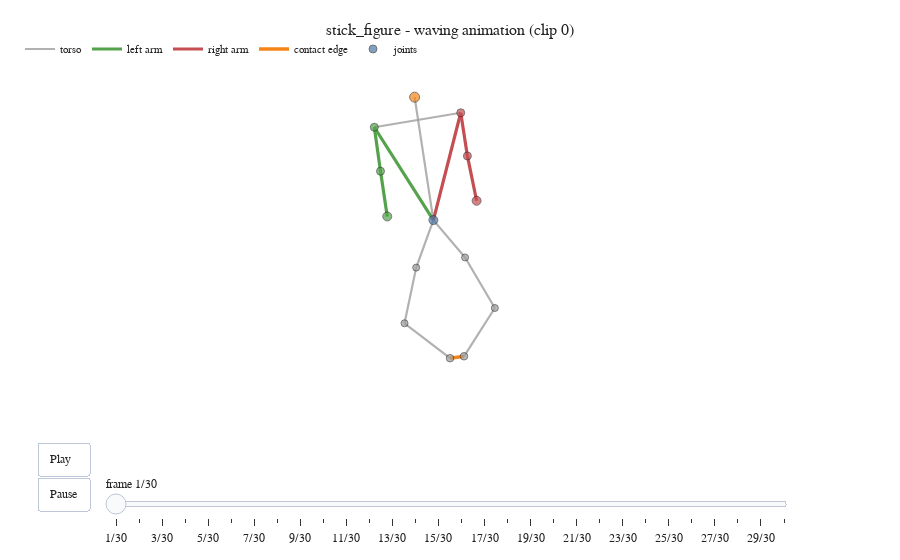
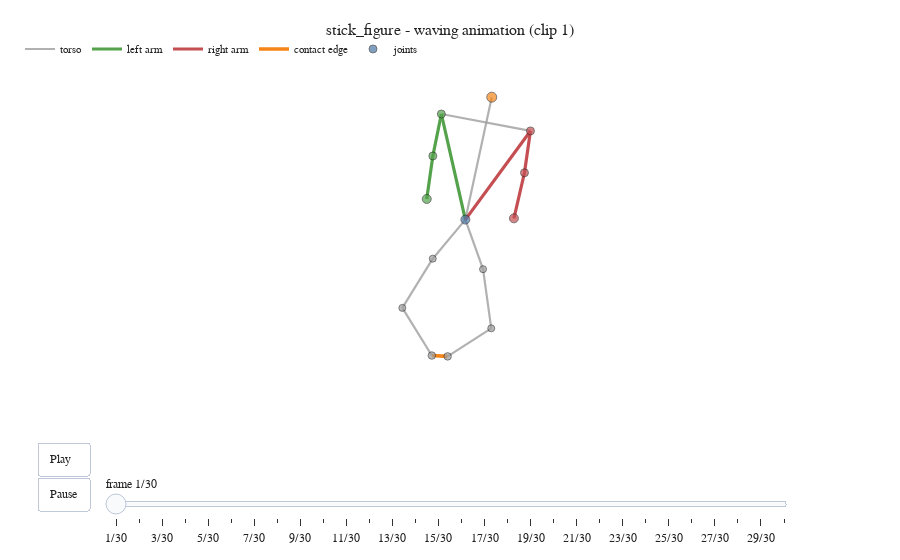
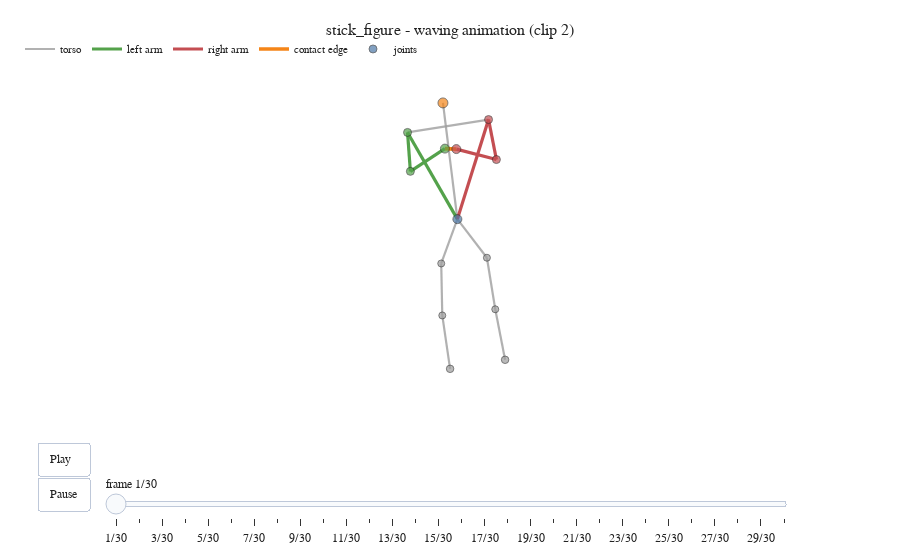

Write notebook code for charts like these, in order.
### Code cell
# Render a few stick-figure clips from the real processed data.
if DATASET_NAME in {"stick_figure", "sticky_hips"}:
    from time_to_explain.visualization import animate_stick_figure
    from time_to_explain.data.io import load_processed_dataset

    bundle = load_processed_dataset(paths.ml_csv if "paths" in globals() else DATASET_NAME)
    clip_ids = [0, 1, 2]
    for clip_id in clip_ids:
        try:
            animate_stick_figure(bundle, clip_id=clip_id, show=SHOW)
        except ValueError as exc:
            print(f"Skip clip {clip_id}: {exc}")
else:
    print("Set DATASET_NAME = 'stick_figure' or 'sticky_hips' to render stick-figure animations.")

### Figure 1 — Plotly figure (JSON) as saved in the notebook; plotly's stock layout.template omitted (floating-point values rounded to 4 significant figures)
{"data": [{"hoverinfo": "skip", "line": {"color": "rgba(158,158,158,0.800)", "width": 2.2}, "mode": "lines", "name": "torso", "showlegend": true, "type": "scatter", "x": [0.1879, 0.04663, null, -0.2567, 0.3939, null, 0.1879, 0.0584, null, 0.1879, 0.4266, null, 0.0584, -0.02933, null, -0.02933, 0.3134, null, 0.4266, 0.6507, null, 0.6507, 0.4185, null], "y": [-0.07099, 0.8546, null, 0.6282, 0.7373, null, -0.07099, -0.4287, null, -0.07099, -0.3521, null, -0.4287, -0.8476, null, -0.8476, -1.111, null, -0.3521, -0.7326, null, -0.7326, -1.096, null]}, {"hoverinfo": "skip", "line": {"color": "#54A24B", "width": 3.2}, "mode": "lines", "name": "left arm", "showlegend": true, "type": "scatter", "x": [0.1879, -0.2567, null, -0.2567, -0.2102, null, -0.2102, -0.1594, null], "y": [-0.07099, 0.6282, null, 0.6282, 0.2972, null, 0.2972, -0.04335, null]}, {"hoverinfo": "skip", "line": {"color": "#C44E52", "width": 3.2}, "mode": "lines", "name": "right arm", "showlegend": true, "type": "scatter", "x": [0.1879, 0.3939, null, 0.3939, 0.4441, null, 0.4441, 0.5134, null], "y": [-0.07099, 0.7373, null, 0.7373, 0.4123, null, 0.4123, 0.07458, null]}, {"hoverinfo": "skip", "line": {"color": "#F58518", "dash": "solid", "width": 3.6}, "mode": "lines", "name": "contact edge", "showlegend": true, "type": "scatter", "x": [0.3134, 0.4185, null], "y": [-1.111, -1.096, null]}, {"hoverinfo": "skip", "marker": {"color": ["#4C78A8", "#F58518", "#54A24B", "#C44E52", "#9E9E9E", "#9E9E9E", "#54A24B", "#C44E52", "#9E9E9E", "#9E9E9E", "#54A24B", "#C44E52", "#9E9E9E", "#9E9E9E"], "line": {"color": "#222222", "width": 0.8}, "size": [9, 10, 8, 8, 7, 7, 8, 8, 7, 7, 9, 9, 7.5, 7.5]}, "mode": "markers", "name": "joints", "showlegend": true, "type": "scatter", "x": [0.1879, 0.04663, -0.2567, 0.3939, 0.0584, 0.4266, -0.2102, 0.4441, -0.02933, 0.6507, -0.1594, 0.5134, 0.3134, 0.4185], "y": [-0.07099, 0.8546, 0.6282, 0.7373, -0.4287, -0.3521, 0.2972, 0.4123, -0.8476, -0.7326, -0.04335, 0.07458, -1.111, -1.096]}], "layout": {"legend": {"orientation": "h", "x": 0, "y": 1.02, "yanchor": "bottom"}, "margin": {"b": 60, "l": 20, "r": 20, "t": 70}, "sliders": [{"active": 0, "currentvalue": {"prefix": "frame "}, "len": 0.8, "pad": {"b": 10, "t": 50}, "steps": [{"args": [["0"], {"frame": {"duration": 160, "redraw": true}, "mode": "immediate", "transition": {"duration": 0}}], "label": "1/30", "method": "animate"}, {"args": [["1"], {"frame": {"duration": 160, "redraw": true}, "mode": "immediate", "transition": {"duration": 0}}], "label": "2/30", "method": "animate"}, {"args": [["2"], {"frame": {"duration": 160, "redraw": true}, "mode": "immediate", "transition": {"duration": 0}}], "label": "3/30", "method": "animate"}, {"args": [["3"], {"frame": {"duration": 160, "redraw": true}, "mode": "immediate", "transition": {"duration": 0}}], "label": "4/30", "method": "animate"}, {"args": [["4"], {"frame": {"duration": 160, "redraw": true}, "mode": "immediate", "transition": {"duration": 0}}], "label": "5/30", "method": "animate"}, {"args": [["5"], {"frame": {"duration": 160, "redraw": true}, "mode": "immediate", "transition": {"duration": 0}}], "label": "6/30", "method": "animate"}, {"args": [["6"], {"frame": {"duration": 160, "redraw": true}, "mode": "immediate", "transition": {"duration": 0}}], "label": "7/30", "method": "animate"}, {"args": [["7"], {"frame": {"duration": 160, "redraw": true}, "mode": "immediate", "transition": {"duration": 0}}], "label": "8/30", "method": "animate"}, {"args": [["8"], {"frame": {"duration": 160, "redraw": true}, "mode": "immediate", "transition": {"duration": 0}}], "label": "9/30", "method": "animate"}, {"args": [["9"], {"frame": {"duration": 160, "redraw": true}, "mode": "immediate", "transition": {"duration": 0}}], "label": "10/30", "method": "animate"}, {"args": [["10"], {"frame": {"duration": 160, "redraw": true}, "mode": "immediate", "transition": {"duration": 0}}], "label": "11/30", "method": "animate"}, {"args": [["11"], {"frame": {"duration": 160, "redraw": true}, "mode": "immediate", "transition": {"duration": 0}}], "label": "12/30", "method": "animate"}, {"args": [["12"], {"frame": {"duration": 160, "redraw": true}, "mode": "immediate", "transition": {"duration": 0}}], "label": "13/30", "method": "animate"}, {"args": [["13"], {"frame": {"duration": 160, "redraw": true}, "mode": "immediate", "transition": {"duration": 0}}], "label": "14/30", "method": "animate"}, {"args": [["14"], {"frame": {"duration": 160, "redraw": true}, "mode": "immediate", "transition": {"duration": 0}}], "label": "15/30", "method": "animate"}, {"args": [["15"], {"frame": {"duration": 160, "redraw": true}, "mode": "immediate", "transition": {"duration": 0}}], "label": "16/30", "method": "animate"}, {"args": [["16"], {"frame": {"duration": 160, "redraw": true}, "mode": "immediate", "transition": {"duration": 0}}], "label": "17/30", "method": "animate"}, {"args": [["17"], {"frame": {"duration": 160, "redraw": true}, "mode": "immediate", "transition": {"duration": 0}}], "label": "18/30", "method": "animate"}, {"args": [["18"], {"frame": {"duration": 160, "redraw": true}, "mode": "immediate", "transition": {"duration": 0}}], "label": "19/30", "method": "animate"}, {"args": [["19"], {"frame": {"duration": 160, "redraw": true}, "mode": "immediate", "transition": {"duration": 0}}], "label": "20/30", "method": "animate"}, {"args": [["20"], {"frame": {"duration": 160, "redraw": true}, "mode": "immediate", "transition": {"duration": 0}}], "label": "21/30", "method": "animate"}, {"args": [["21"], {"frame": {"duration": 160, "redraw": true}, "mode": "immediate", "transition": {"duration": 0}}], "label": "22/30", "method": "animate"}, {"args": [["22"], {"frame": {"duration": 160, "redraw": true}, "mode": "immediate", "transition": {"duration": 0}}], "label": "23/30", "method": "animate"}, {"args": [["23"], {"frame": {"duration": 160, "redraw": true}, "mode": "immediate", "transition": {"duration": 0}}], "label": "24/30", "method": "animate"}, {"args": [["24"], {"frame": {"duration": 160, "redraw": true}, "mode": "immediate", "transition": {"duration": 0}}], "label": "25/30", "method": "animate"}, {"args": [["25"], {"frame": {"duration": 160, "redraw": true}, "mode": "immediate", "transition": {"duration": 0}}], "label": "26/30", "method": "animate"}, {"args": [["26"], {"frame": {"duration": 160, "redraw": true}, "mode": "immediate", "transition": {"duration": 0}}], "label": "27/30", "method": "animate"}, {"args": [["27"], {"frame": {"duration": 160, "redraw": true}, "mode": "immediate", "transition": {"duration": 0}}], "label": "28/30", "method": "animate"}, {"args": [["28"], {"frame": {"duration": 160, "redraw": true}, "mode": "immediate", "transition": {"duration": 0}}], "label": "29/30", "method": "animate"}, {"args": [["29"], {"frame": {"duration": 160, "redraw": true}, "mode": "immediate", "transition": {"duration": 0}}], "label": "30/30", "method": "animate"}], "x": 0.1, "y": -0.08}], "title": {"text": "stick_figure - waving animation (clip 0)"}, "updatemenus": [{"buttons": [{"args": [null, {"frame": {"duration": 160, "redraw": true}, "fromcurrent": true, "transition": {"duration": 0}}], "label": "Play", "method": "animate"}, {"args": [[null], {"frame": {"duration": 0, "redraw": false}, "mode": "immediate", "transition": {"duration": 0}}], "label": "Pause", "method": "animate"}], "showactive": false, "type": "buttons", "x": 0.02, "xanchor": "left", "y": -0.14}], "xaxis": {"range": [-0.3707, 0.9968], "visible": false}, "yaxis": {"range": [-1.395, 1.059], "scaleanchor": "x", "scaleratio": 1, "visible": false}}}

### Figure 2 — Plotly figure (JSON) as saved in the notebook; plotly's stock layout.template omitted (floating-point values rounded to 4 significant figures)
{"data": [{"hoverinfo": "skip", "line": {"color": "rgba(158,158,158,0.800)", "width": 2.2}, "mode": "lines", "name": "torso", "showlegend": true, "type": "scatter", "x": [-0.3174, -0.1022, null, -0.5128, 0.213, null, -0.3174, -0.583, null, -0.3174, -0.1731, null, -0.583, -0.8307, null, -0.8307, -0.5906, null, -0.1731, -0.1063, null, -0.1063, -0.4617, null], "y": [-0.1045, 0.8931, null, 0.7559, 0.618, null, -0.1045, -0.4229, null, -0.1045, -0.5085, null, -0.4229, -0.8237, null, -0.8237, -1.212, null, -0.5085, -0.9904, null, -0.9904, -1.219, null]}, {"hoverinfo": "skip", "line": {"color": "#54A24B", "width": 3.2}, "mode": "lines", "name": "left arm", "showlegend": true, "type": "scatter", "x": [-0.3174, -0.5128, null, -0.5128, -0.5822, null, -0.5822, -0.632, null], "y": [-0.1045, 0.7559, null, 0.7559, 0.4142, null, 0.4142, 0.06357, null]}, {"hoverinfo": "skip", "line": {"color": "#C44E52", "width": 3.2}, "mode": "lines", "name": "right arm", "showlegend": true, "type": "scatter", "x": [-0.3174, 0.213, null, 0.213, 0.1643, null, 0.1643, 0.07833, null], "y": [-0.1045, 0.618, null, 0.618, 0.2773, null, 0.2773, -0.09398, null]}, {"hoverinfo": "skip", "line": {"color": "#F58518", "dash": "solid", "width": 3.6}, "mode": "lines", "name": "contact edge", "showlegend": true, "type": "scatter", "x": [-0.5906, -0.4617, null], "y": [-1.212, -1.219, null]}, {"hoverinfo": "skip", "marker": {"color": ["#4C78A8", "#F58518", "#54A24B", "#C44E52", "#9E9E9E", "#9E9E9E", "#54A24B", "#C44E52", "#9E9E9E", "#9E9E9E", "#54A24B", "#C44E52", "#9E9E9E", "#9E9E9E"], "line": {"color": "#222222", "width": 0.8}, "size": [9, 10, 8, 8, 7, 7, 8, 8, 7, 7, 9, 9, 7.5, 7.5]}, "mode": "markers", "name": "joints", "showlegend": true, "type": "scatter", "x": [-0.3174, -0.1022, -0.5128, 0.213, -0.583, -0.1731, -0.5822, 0.1643, -0.8307, -0.1063, -0.632, 0.07833, -0.5906, -0.4617], "y": [-0.1045, 0.8931, 0.7559, 0.618, -0.4229, -0.5085, 0.4142, 0.2773, -0.8237, -0.9904, 0.06357, -0.09398, -1.212, -1.219]}], "layout": {"legend": {"orientation": "h", "x": 0, "y": 1.02, "yanchor": "bottom"}, "margin": {"b": 60, "l": 20, "r": 20, "t": 70}, "sliders": [{"active": 0, "currentvalue": {"prefix": "frame "}, "len": 0.8, "pad": {"b": 10, "t": 50}, "steps": [{"args": [["0"], {"frame": {"duration": 160, "redraw": true}, "mode": "immediate", "transition": {"duration": 0}}], "label": "1/30", "method": "animate"}, {"args": [["1"], {"frame": {"duration": 160, "redraw": true}, "mode": "immediate", "transition": {"duration": 0}}], "label": "2/30", "method": "animate"}, {"args": [["2"], {"frame": {"duration": 160, "redraw": true}, "mode": "immediate", "transition": {"duration": 0}}], "label": "3/30", "method": "animate"}, {"args": [["3"], {"frame": {"duration": 160, "redraw": true}, "mode": "immediate", "transition": {"duration": 0}}], "label": "4/30", "method": "animate"}, {"args": [["4"], {"frame": {"duration": 160, "redraw": true}, "mode": "immediate", "transition": {"duration": 0}}], "label": "5/30", "method": "animate"}, {"args": [["5"], {"frame": {"duration": 160, "redraw": true}, "mode": "immediate", "transition": {"duration": 0}}], "label": "6/30", "method": "animate"}, {"args": [["6"], {"frame": {"duration": 160, "redraw": true}, "mode": "immediate", "transition": {"duration": 0}}], "label": "7/30", "method": "animate"}, {"args": [["7"], {"frame": {"duration": 160, "redraw": true}, "mode": "immediate", "transition": {"duration": 0}}], "label": "8/30", "method": "animate"}, {"args": [["8"], {"frame": {"duration": 160, "redraw": true}, "mode": "immediate", "transition": {"duration": 0}}], "label": "9/30", "method": "animate"}, {"args": [["9"], {"frame": {"duration": 160, "redraw": true}, "mode": "immediate", "transition": {"duration": 0}}], "label": "10/30", "method": "animate"}, {"args": [["10"], {"frame": {"duration": 160, "redraw": true}, "mode": "immediate", "transition": {"duration": 0}}], "label": "11/30", "method": "animate"}, {"args": [["11"], {"frame": {"duration": 160, "redraw": true}, "mode": "immediate", "transition": {"duration": 0}}], "label": "12/30", "method": "animate"}, {"args": [["12"], {"frame": {"duration": 160, "redraw": true}, "mode": "immediate", "transition": {"duration": 0}}], "label": "13/30", "method": "animate"}, {"args": [["13"], {"frame": {"duration": 160, "redraw": true}, "mode": "immediate", "transition": {"duration": 0}}], "label": "14/30", "method": "animate"}, {"args": [["14"], {"frame": {"duration": 160, "redraw": true}, "mode": "immediate", "transition": {"duration": 0}}], "label": "15/30", "method": "animate"}, {"args": [["15"], {"frame": {"duration": 160, "redraw": true}, "mode": "immediate", "transition": {"duration": 0}}], "label": "16/30", "method": "animate"}, {"args": [["16"], {"frame": {"duration": 160, "redraw": true}, "mode": "immediate", "transition": {"duration": 0}}], "label": "17/30", "method": "animate"}, {"args": [["17"], {"frame": {"duration": 160, "redraw": true}, "mode": "immediate", "transition": {"duration": 0}}], "label": "18/30", "method": "animate"}, {"args": [["18"], {"frame": {"duration": 160, "redraw": true}, "mode": "immediate", "transition": {"duration": 0}}], "label": "19/30", "method": "animate"}, {"args": [["19"], {"frame": {"duration": 160, "redraw": true}, "mode": "immediate", "transition": {"duration": 0}}], "label": "20/30", "method": "animate"}, {"args": [["20"], {"frame": {"duration": 160, "redraw": true}, "mode": "immediate", "transition": {"duration": 0}}], "label": "21/30", "method": "animate"}, {"args": [["21"], {"frame": {"duration": 160, "redraw": true}, "mode": "immediate", "transition": {"duration": 0}}], "label": "22/30", "method": "animate"}, {"args": [["22"], {"frame": {"duration": 160, "redraw": true}, "mode": "immediate", "transition": {"duration": 0}}], "label": "23/30", "method": "animate"}, {"args": [["23"], {"frame": {"duration": 160, "redraw": true}, "mode": "immediate", "transition": {"duration": 0}}], "label": "24/30", "method": "animate"}, {"args": [["24"], {"frame": {"duration": 160, "redraw": true}, "mode": "immediate", "transition": {"duration": 0}}], "label": "25/30", "method": "animate"}, {"args": [["25"], {"frame": {"duration": 160, "redraw": true}, "mode": "immediate", "transition": {"duration": 0}}], "label": "26/30", "method": "animate"}, {"args": [["26"], {"frame": {"duration": 160, "redraw": true}, "mode": "immediate", "transition": {"duration": 0}}], "label": "27/30", "method": "animate"}, {"args": [["27"], {"frame": {"duration": 160, "redraw": true}, "mode": "immediate", "transition": {"duration": 0}}], "label": "28/30", "method": "animate"}, {"args": [["28"], {"frame": {"duration": 160, "redraw": true}, "mode": "immediate", "transition": {"duration": 0}}], "label": "29/30", "method": "animate"}, {"args": [["29"], {"frame": {"duration": 160, "redraw": true}, "mode": "immediate", "transition": {"duration": 0}}], "label": "30/30", "method": "animate"}], "x": 0.1, "y": -0.08}], "title": {"text": "stick_figure - waving animation (clip 1)"}, "updatemenus": [{"buttons": [{"args": [null, {"frame": {"duration": 160, "redraw": true}, "fromcurrent": true, "transition": {"duration": 0}}], "label": "Play", "method": "animate"}, {"args": [[null], {"frame": {"duration": 0, "redraw": false}, "mode": "immediate", "transition": {"duration": 0}}], "label": "Pause", "method": "animate"}], "showactive": false, "type": "buttons", "x": 0.02, "xanchor": "left", "y": -0.14}], "xaxis": {"range": [-1.229, 0.3441], "visible": false}, "yaxis": {"range": [-1.542, 1.114], "scaleanchor": "x", "scaleratio": 1, "visible": false}}}

### Figure 3 — Plotly figure (JSON) as saved in the notebook; plotly's stock layout.template omitted (floating-point values rounded to 4 significant figures)
{"data": [{"hoverinfo": "skip", "line": {"color": "rgba(158,158,158,0.800)", "width": 2.2}, "mode": "lines", "name": "torso", "showlegend": true, "type": "scatter", "x": [0.1617, 0.02628, null, -0.3061, 0.4542, null, 0.1617, 0.01013, null, 0.1617, 0.439, null, 0.01013, 0.01999, null, 0.01999, 0.09341, null, 0.439, 0.5173, null, 0.5173, 0.6097, null], "y": [0.1819, 1.273, null, 0.9957, 1.117, null, 0.1819, -0.2344, null, 0.1819, -0.1805, null, -0.2344, -0.7222, null, -0.7222, -1.223, null, -0.1805, -0.6643, null, -0.6643, -1.138, null]}, {"hoverinfo": "skip", "line": {"color": "#54A24B", "width": 3.2}, "mode": "lines", "name": "left arm", "showlegend": true, "type": "scatter", "x": [0.1617, -0.3061, null, -0.3061, -0.2794, null, -0.2794, 0.04461, null], "y": [0.1819, 0.9957, null, 0.9957, 0.6303, null, 0.6303, 0.8437, null]}, {"hoverinfo": "skip", "line": {"color": "#C44E52", "width": 3.2}, "mode": "lines", "name": "right arm", "showlegend": true, "type": "scatter", "x": [0.1617, 0.4542, null, 0.4542, 0.528, null, 0.528, 0.1519, null], "y": [0.1819, 1.117, null, 1.117, 0.7412, null, 0.7412, 0.8395, null]}, {"hoverinfo": "skip", "line": {"color": "#F58518", "dash": "solid", "width": 3.6}, "mode": "lines", "name": "contact edge", "showlegend": true, "type": "scatter", "x": [0.04461, 0.1519, null], "y": [0.8437, 0.8395, null]}, {"hoverinfo": "skip", "marker": {"color": ["#4C78A8", "#F58518", "#54A24B", "#C44E52", "#9E9E9E", "#9E9E9E", "#54A24B", "#C44E52", "#9E9E9E", "#9E9E9E", "#54A24B", "#C44E52", "#9E9E9E", "#9E9E9E"], "line": {"color": "#222222", "width": 0.8}, "size": [9, 10, 8, 8, 7, 7, 8, 8, 7, 7, 9, 9, 7.5, 7.5]}, "mode": "markers", "name": "joints", "showlegend": true, "type": "scatter", "x": [0.1617, 0.02628, -0.3061, 0.4542, 0.01013, 0.439, -0.2794, 0.528, 0.01999, 0.5173, 0.04461, 0.1519, 0.09341, 0.6097], "y": [0.1819, 1.273, 0.9957, 1.117, -0.2344, -0.1805, 0.6303, 0.7412, -0.7222, -0.6643, 0.8437, 0.8395, -1.223, -1.138]}], "layout": {"legend": {"orientation": "h", "x": 0, "y": 1.02, "yanchor": "bottom"}, "margin": {"b": 60, "l": 20, "r": 20, "t": 70}, "sliders": [{"active": 0, "currentvalue": {"prefix": "frame "}, "len": 0.8, "pad": {"b": 10, "t": 50}, "steps": [{"args": [["0"], {"frame": {"duration": 160, "redraw": true}, "mode": "immediate", "transition": {"duration": 0}}], "label": "1/30", "method": "animate"}, {"args": [["1"], {"frame": {"duration": 160, "redraw": true}, "mode": "immediate", "transition": {"duration": 0}}], "label": "2/30", "method": "animate"}, {"args": [["2"], {"frame": {"duration": 160, "redraw": true}, "mode": "immediate", "transition": {"duration": 0}}], "label": "3/30", "method": "animate"}, {"args": [["3"], {"frame": {"duration": 160, "redraw": true}, "mode": "immediate", "transition": {"duration": 0}}], "label": "4/30", "method": "animate"}, {"args": [["4"], {"frame": {"duration": 160, "redraw": true}, "mode": "immediate", "transition": {"duration": 0}}], "label": "5/30", "method": "animate"}, {"args": [["5"], {"frame": {"duration": 160, "redraw": true}, "mode": "immediate", "transition": {"duration": 0}}], "label": "6/30", "method": "animate"}, {"args": [["6"], {"frame": {"duration": 160, "redraw": true}, "mode": "immediate", "transition": {"duration": 0}}], "label": "7/30", "method": "animate"}, {"args": [["7"], {"frame": {"duration": 160, "redraw": true}, "mode": "immediate", "transition": {"duration": 0}}], "label": "8/30", "method": "animate"}, {"args": [["8"], {"frame": {"duration": 160, "redraw": true}, "mode": "immediate", "transition": {"duration": 0}}], "label": "9/30", "method": "animate"}, {"args": [["9"], {"frame": {"duration": 160, "redraw": true}, "mode": "immediate", "transition": {"duration": 0}}], "label": "10/30", "method": "animate"}, {"args": [["10"], {"frame": {"duration": 160, "redraw": true}, "mode": "immediate", "transition": {"duration": 0}}], "label": "11/30", "method": "animate"}, {"args": [["11"], {"frame": {"duration": 160, "redraw": true}, "mode": "immediate", "transition": {"duration": 0}}], "label": "12/30", "method": "animate"}, {"args": [["12"], {"frame": {"duration": 160, "redraw": true}, "mode": "immediate", "transition": {"duration": 0}}], "label": "13/30", "method": "animate"}, {"args": [["13"], {"frame": {"duration": 160, "redraw": true}, "mode": "immediate", "transition": {"duration": 0}}], "label": "14/30", "method": "animate"}, {"args": [["14"], {"frame": {"duration": 160, "redraw": true}, "mode": "immediate", "transition": {"duration": 0}}], "label": "15/30", "method": "animate"}, {"args": [["15"], {"frame": {"duration": 160, "redraw": true}, "mode": "immediate", "transition": {"duration": 0}}], "label": "16/30", "method": "animate"}, {"args": [["16"], {"frame": {"duration": 160, "redraw": true}, "mode": "immediate", "transition": {"duration": 0}}], "label": "17/30", "method": "animate"}, {"args": [["17"], {"frame": {"duration": 160, "redraw": true}, "mode": "immediate", "transition": {"duration": 0}}], "label": "18/30", "method": "animate"}, {"args": [["18"], {"frame": {"duration": 160, "redraw": true}, "mode": "immediate", "transition": {"duration": 0}}], "label": "19/30", "method": "animate"}, {"args": [["19"], {"frame": {"duration": 160, "redraw": true}, "mode": "immediate", "transition": {"duration": 0}}], "label": "20/30", "method": "animate"}, {"args": [["20"], {"frame": {"duration": 160, "redraw": true}, "mode": "immediate", "transition": {"duration": 0}}], "label": "21/30", "method": "animate"}, {"args": [["21"], {"frame": {"duration": 160, "redraw": true}, "mode": "immediate", "transition": {"duration": 0}}], "label": "22/30", "method": "animate"}, {"args": [["22"], {"frame": {"duration": 160, "redraw": true}, "mode": "immediate", "transition": {"duration": 0}}], "label": "23/30", "method": "animate"}, {"args": [["23"], {"frame": {"duration": 160, "redraw": true}, "mode": "immediate", "transition": {"duration": 0}}], "label": "24/30", "method": "animate"}, {"args": [["24"], {"frame": {"duration": 160, "redraw": true}, "mode": "immediate", "transition": {"duration": 0}}], "label": "25/30", "method": "animate"}, {"args": [["25"], {"frame": {"duration": 160, "redraw": true}, "mode": "immediate", "transition": {"duration": 0}}], "label": "26/30", "method": "animate"}, {"args": [["26"], {"frame": {"duration": 160, "redraw": true}, "mode": "immediate", "transition": {"duration": 0}}], "label": "27/30", "method": "animate"}, {"args": [["27"], {"frame": {"duration": 160, "redraw": true}, "mode": "immediate", "transition": {"duration": 0}}], "label": "28/30", "method": "animate"}, {"args": [["28"], {"frame": {"duration": 160, "redraw": true}, "mode": "immediate", "transition": {"duration": 0}}], "label": "29/30", "method": "animate"}, {"args": [["29"], {"frame": {"duration": 160, "redraw": true}, "mode": "immediate", "transition": {"duration": 0}}], "label": "30/30", "method": "animate"}], "x": 0.1, "y": -0.08}], "title": {"text": "stick_figure - waving animation (clip 2)"}, "updatemenus": [{"buttons": [{"args": [null, {"frame": {"duration": 160, "redraw": true}, "fromcurrent": true, "transition": {"duration": 0}}], "label": "Play", "method": "animate"}, {"args": [[null], {"frame": {"duration": 0, "redraw": false}, "mode": "immediate", "transition": {"duration": 0}}], "label": "Pause", "method": "animate"}], "showactive": false, "type": "buttons", "x": 0.02, "xanchor": "left", "y": -0.14}], "xaxis": {"range": [-0.8325, 1.017], "visible": false}, "yaxis": {"range": [-1.478, 1.582], "scaleanchor": "x", "scaleratio": 1, "visible": false}}}
